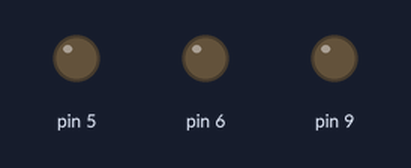
This sketch was run on a simulated Arduino Uno, built with avr-gcc and run on an emulated ATmega328P. Shown: output pins drawn as LEDs (lit = HIGH).

Above: at 0.2 s.
At 1.2 s:
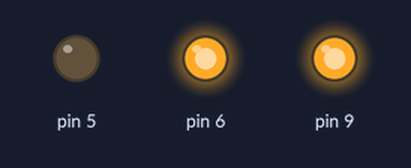
At 1.7 s:
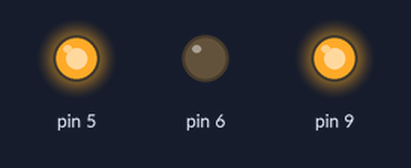
At 2.7 s:
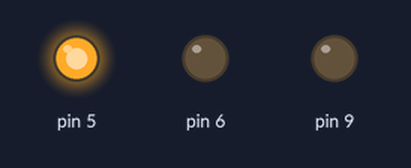
At 4.2 s:
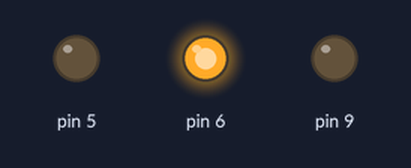
Timing chart, 0 to 4.6 s (numbered marks = the images above):
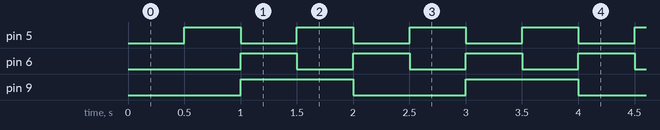

Measured:
- by itself, pin 5, pin 6: alternates HIGH for 0.50 s and LOW for 0.50 s
- by itself, pin 9: alternates HIGH for 1.0 s and LOW for 1.0 s

The sketch:

prototipo.ino
```cpp
/* Aereo di Cirso

   Esempio base:
   2 LED ai lati con lampeggio alternato
   1 LED in coda lampeggio a freq doppia
*/

#include <common.h>

// Instanziamo un LED fuori dal loop
Lampeggiatore left = 5;
Lampeggiatore right = 6;
Lampeggiatore coda = 9;

void setup() {
  // I PINs vengono impostati dal constructor al momento
  // della dichiarazione dell'ogetto.

  right.Invert() ;  // Opzionale: inverte l'ordine del lampeggio da
  // HI -> LOW --> LOW -> HI
  // per avere 2 LED che lampeggiano alternativamente
}

void loop() {
  left.Blink();   // Lampeggia con un default di 1sec (0.5 HI 0.5 LOW)
  right.Blink();
  coda.Blink(1000); // Lampeggio in 1000ms = 1 secondo
}
```
